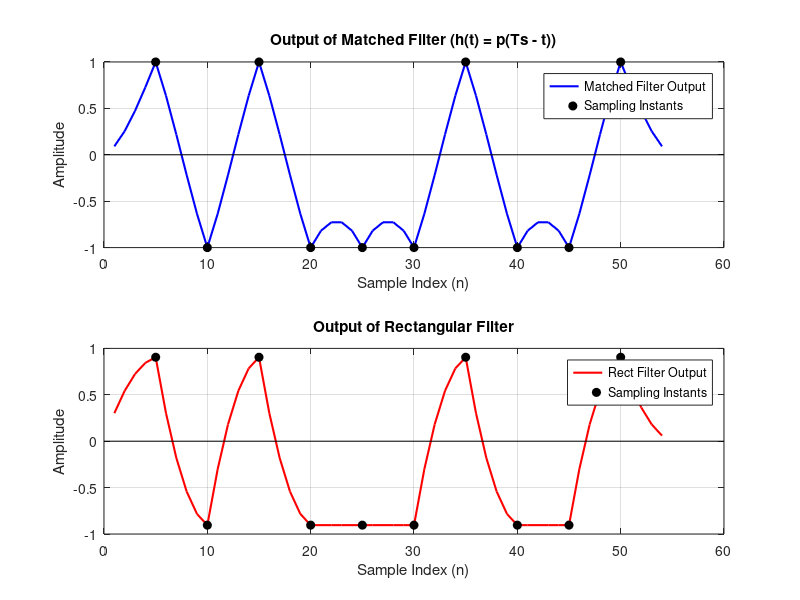
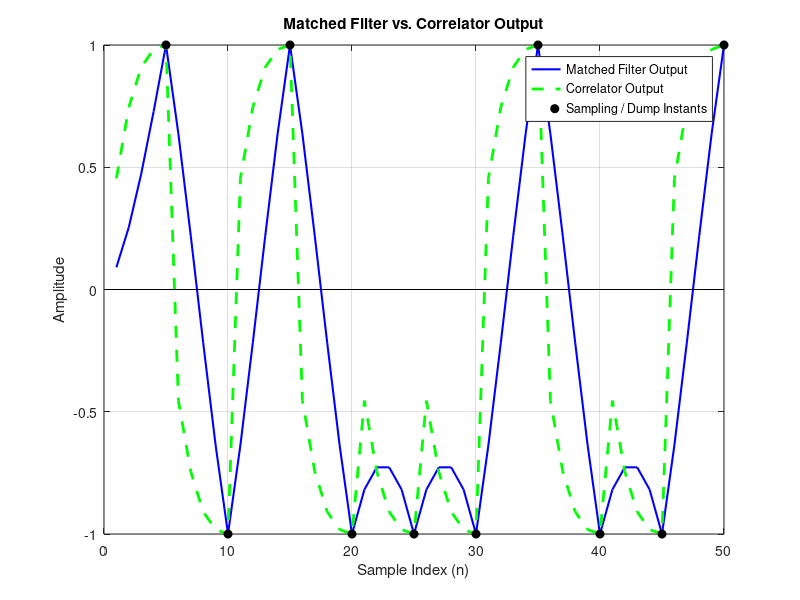

Here is the MATLAB script that generated these plots, in order:
% --- Introduction to Communications: Project 3 ---
% --- Requirement 1: Noise-Free Environment ---

%% Initialization & Step (a) to (c)
N = 10;                     % Number of bits
samples_per_sym = 5;        % 5 samples per symbol (200 ms spacing for Ts = 1s)

% a) Generate 10 random bits and b) Convert to polar (+1, -1)
bits = randi([0 1], 1, N);
symbols = 2 * bits - 1;

% c) Generate an impulse train (upsample inserts n-1 zeros between elements)
impulses = upsample(symbols, samples_per_sym);

%% Step (d): Transmitted Signal
% Define the normalized discrete pulse shape p[n]
p = [5 4 3 2 1] / sqrt(55);

% Convolve impulse train with pulse shape to get transmitted signal y[n]
y = conv(impulses, p);
% Truncate y[n] to N*samples_per_sym to remove the zero-tail from convolution
y = y(1 : N*samples_per_sym); 

%% Step (e): Receiver Filters
% i. Matched filter to p[n] (time-reversed)
h_mf = fliplr(p);

% ii. Rectangular filter (sampled and energy-normalized)
% The continuous pulse is 1 for duration Ts. Sampled 5 times, it's an array of ones.
h_rect = ones(1, samples_per_sym) / sqrt(samples_per_sym);

% Pass the signal y[n] through both filters
out_mf = conv(y, h_mf);
out_rect = conv(y, h_rect);

% Define sampling instants. Because the filters are causal and length 5, 
% the convolution peak for each symbol occurs at the end of its 5-sample window.
sampling_instants = samples_per_sym : samples_per_sym : (N * samples_per_sym);


%% --- Requirement 1a: Plot Outputs of Both Filters ---
figure('Name', 'Requirement 1a: Filter Outputs', 'NumberTitle', 'off');

% Subplot 1: Matched Filter
subplot(2, 1, 1);
plot(out_mf, 'b', 'LineWidth', 1.5);
hold on;
stem(sampling_instants, out_mf(sampling_instants), 'k', 'filled', 'LineStyle', 'none');
title('Output of Matched Filter (h(t) = p(Ts - t))');
xlabel('Sample Index (n)');
ylabel('Amplitude');
grid on;
legend('Matched Filter Output', 'Sampling Instants');

% Subplot 2: Rectangular Filter
subplot(2, 1, 2);
plot(out_rect, 'r', 'LineWidth', 1.5);
hold on;
stem(sampling_instants, out_rect(sampling_instants), 'k', 'filled', 'LineStyle', 'none');
title('Output of Rectangular Filter');
xlabel('Sample Index (n)');
ylabel('Amplitude');
grid on;
legend('Rect Filter Output', 'Sampling Instants');


%% --- Requirement 1b: Matched Filter vs Correlator ---
% Implement the Correlator (Integrate and Dump)
out_corr = zeros(1, length(y));

for k = 1:N
    % Define the discrete time window for the current symbol
    idx = (k-1)*samples_per_sym + 1 : k*samples_per_sym;
    
    % Multiply received signal window by the local pulse p[n] and integrate (cumsum)
    out_corr(idx) = cumsum(y(idx) .* p);
end

figure('Name', 'Requirement 1b: Matched Filter vs Correlator', 'NumberTitle', 'off');

% Note: We plot only the first N*samples_per_sym of the matched filter output 
% to align perfectly with the correlator's running time index.
plot(out_mf(1:length(y)), 'b', 'LineWidth', 1.5);
hold on;
plot(out_corr, 'g--', 'LineWidth', 2);
stem(sampling_instants, out_corr(sampling_instants), 'k', 'filled', 'LineStyle', 'none');

title('Matched Filter vs. Correlator Output');
xlabel('Sample Index (n)');
ylabel('Amplitude');
grid on;
legend('Matched Filter Output', 'Correlator Output', 'Sampling / Dump Instants', 'Location', 'Best');
